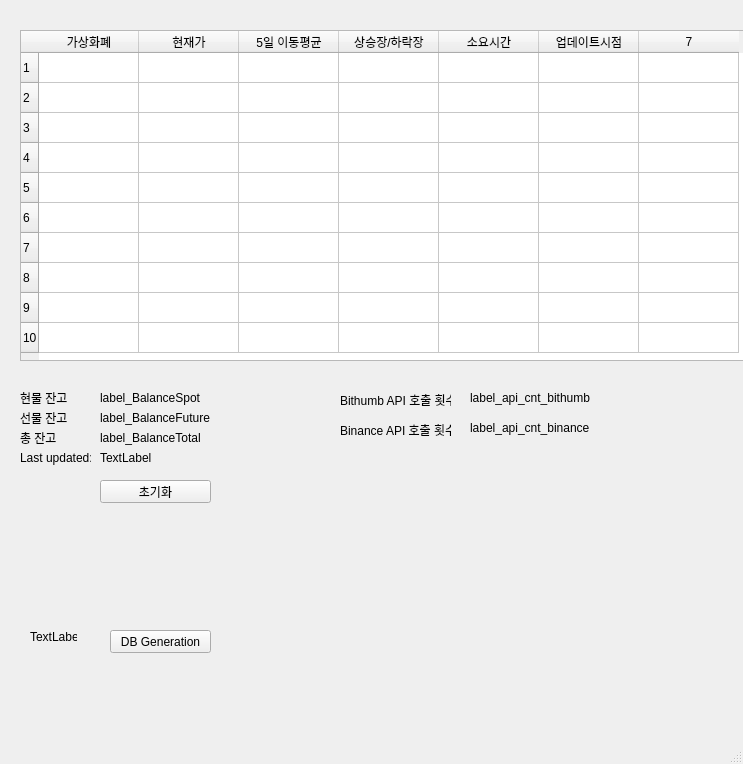
<?xml version="1.0" encoding="UTF-8"?>
<ui version="4.0">
 <class>MainWindow</class>
 <widget class="QMainWindow" name="MainWindow">
  <property name="geometry">
   <rect>
    <x>0</x>
    <y>0</y>
    <width>743</width>
    <height>764</height>
   </rect>
  </property>
  <property name="windowTitle">
   <string>가상화폐 상승장/하락장 알리미</string>
  </property>
  <property name="windowIcon">
   <iconset>
    <normaloff>../image/iconfinder_cryptocurrency_blockchain_Bitcoin_BTC_2907507.png</normaloff>../image/iconfinder_cryptocurrency_blockchain_Bitcoin_BTC_2907507.png</iconset>
  </property>
  <widget class="QWidget" name="centralwidget">
   <widget class="QTableWidget" name="tableWidget">
    <property name="geometry">
     <rect>
      <x>20</x>
      <y>30</y>
      <width>741</width>
      <height>331</height>
     </rect>
    </property>
    <property name="rowCount">
     <number>10</number>
    </property>
    <property name="columnCount">
     <number>7</number>
    </property>
    <row/>
    <row/>
    <row/>
    <row/>
    <row/>
    <row/>
    <row/>
    <row/>
    <row/>
    <row/>
    <column>
     <property name="text">
      <string>가상화폐</string>
     </property>
    </column>
    <column>
     <property name="text">
      <string>현재가</string>
     </property>
    </column>
    <column>
     <property name="text">
      <string>5일 이동평균</string>
     </property>
    </column>
    <column>
     <property name="text">
      <string>상승장/하락장</string>
     </property>
    </column>
    <column>
     <property name="text">
      <string>소요시간</string>
     </property>
    </column>
    <column>
     <property name="text">
      <string>업데이트시점</string>
     </property>
    </column>
    <column/>
   </widget>
   <widget class="QPushButton" name="pushButton_Initialize">
    <property name="geometry">
     <rect>
      <x>100</x>
      <y>480</y>
      <width>111</width>
      <height>23</height>
     </rect>
    </property>
    <property name="text">
     <string>초기화</string>
    </property>
   </widget>
   <widget class="QLabel" name="label">
    <property name="geometry">
     <rect>
      <x>20</x>
      <y>450</y>
      <width>71</width>
      <height>16</height>
     </rect>
    </property>
    <property name="text">
     <string>Last updated: </string>
    </property>
   </widget>
   <widget class="QLabel" name="label_TimeStamp">
    <property name="geometry">
     <rect>
      <x>100</x>
      <y>450</y>
      <width>161</width>
      <height>16</height>
     </rect>
    </property>
    <property name="text">
     <string>TextLabel</string>
    </property>
   </widget>
   <widget class="QLabel" name="label_2">
    <property name="geometry">
     <rect>
      <x>20</x>
      <y>410</y>
      <width>71</width>
      <height>16</height>
     </rect>
    </property>
    <property name="text">
     <string>선물 잔고</string>
    </property>
   </widget>
   <widget class="QLabel" name="label_BalanceFuture">
    <property name="geometry">
     <rect>
      <x>100</x>
      <y>410</y>
      <width>161</width>
      <height>16</height>
     </rect>
    </property>
    <property name="text">
     <string>label_BalanceFuture</string>
    </property>
   </widget>
   <widget class="QLabel" name="label_3">
    <property name="geometry">
     <rect>
      <x>20</x>
      <y>390</y>
      <width>71</width>
      <height>16</height>
     </rect>
    </property>
    <property name="text">
     <string>현물 잔고</string>
    </property>
   </widget>
   <widget class="QLabel" name="label_BalanceSpot">
    <property name="geometry">
     <rect>
      <x>100</x>
      <y>390</y>
      <width>161</width>
      <height>16</height>
     </rect>
    </property>
    <property name="text">
     <string>label_BalanceSpot</string>
    </property>
   </widget>
   <widget class="QLabel" name="label_4">
    <property name="geometry">
     <rect>
      <x>20</x>
      <y>430</y>
      <width>71</width>
      <height>16</height>
     </rect>
    </property>
    <property name="text">
     <string>총 잔고</string>
    </property>
   </widget>
   <widget class="QLabel" name="label_BalanceTotal">
    <property name="geometry">
     <rect>
      <x>100</x>
      <y>430</y>
      <width>161</width>
      <height>16</height>
     </rect>
    </property>
    <property name="text">
     <string>label_BalanceTotal</string>
    </property>
   </widget>
   <widget class="QLabel" name="label_5">
    <property name="geometry">
     <rect>
      <x>340</x>
      <y>390</y>
      <width>111</width>
      <height>20</height>
     </rect>
    </property>
    <property name="text">
     <string>Bithumb API 호출 횟수</string>
    </property>
   </widget>
   <widget class="QLabel" name="label_6">
    <property name="geometry">
     <rect>
      <x>340</x>
      <y>420</y>
      <width>111</width>
      <height>20</height>
     </rect>
    </property>
    <property name="text">
     <string>Binance API 호출 횟수</string>
    </property>
   </widget>
   <widget class="QLabel" name="label_api_cnt_bithumb">
    <property name="geometry">
     <rect>
      <x>470</x>
      <y>390</y>
      <width>121</width>
      <height>16</height>
     </rect>
    </property>
    <property name="text">
     <string>label_api_cnt_bithumb</string>
    </property>
   </widget>
   <widget class="QLabel" name="label_api_cnt_binance">
    <property name="geometry">
     <rect>
      <x>470</x>
      <y>420</y>
      <width>121</width>
      <height>16</height>
     </rect>
    </property>
    <property name="text">
     <string>label_api_cnt_binance</string>
    </property>
   </widget>
   <widget class="QPushButton" name="pushButton_dbGenerator">
    <property name="geometry">
     <rect>
      <x>110</x>
      <y>630</y>
      <width>101</width>
      <height>23</height>
     </rect>
    </property>
    <property name="text">
     <string>DB Generation</string>
    </property>
   </widget>
   <widget class="QLabel" name="label_dbgeneration_finish_yn">
    <property name="geometry">
     <rect>
      <x>30</x>
      <y>630</y>
      <width>47</width>
      <height>13</height>
     </rect>
    </property>
    <property name="text">
     <string>TextLabel</string>
    </property>
   </widget>
  </widget>
  <widget class="QMenuBar" name="menubar">
   <property name="geometry">
    <rect>
     <x>0</x>
     <y>0</y>
     <width>743</width>
     <height>21</height>
    </rect>
   </property>
  </widget>
  <widget class="QStatusBar" name="statusbar"/>
 </widget>
 <resources/>
 <connections/>
</ui>
